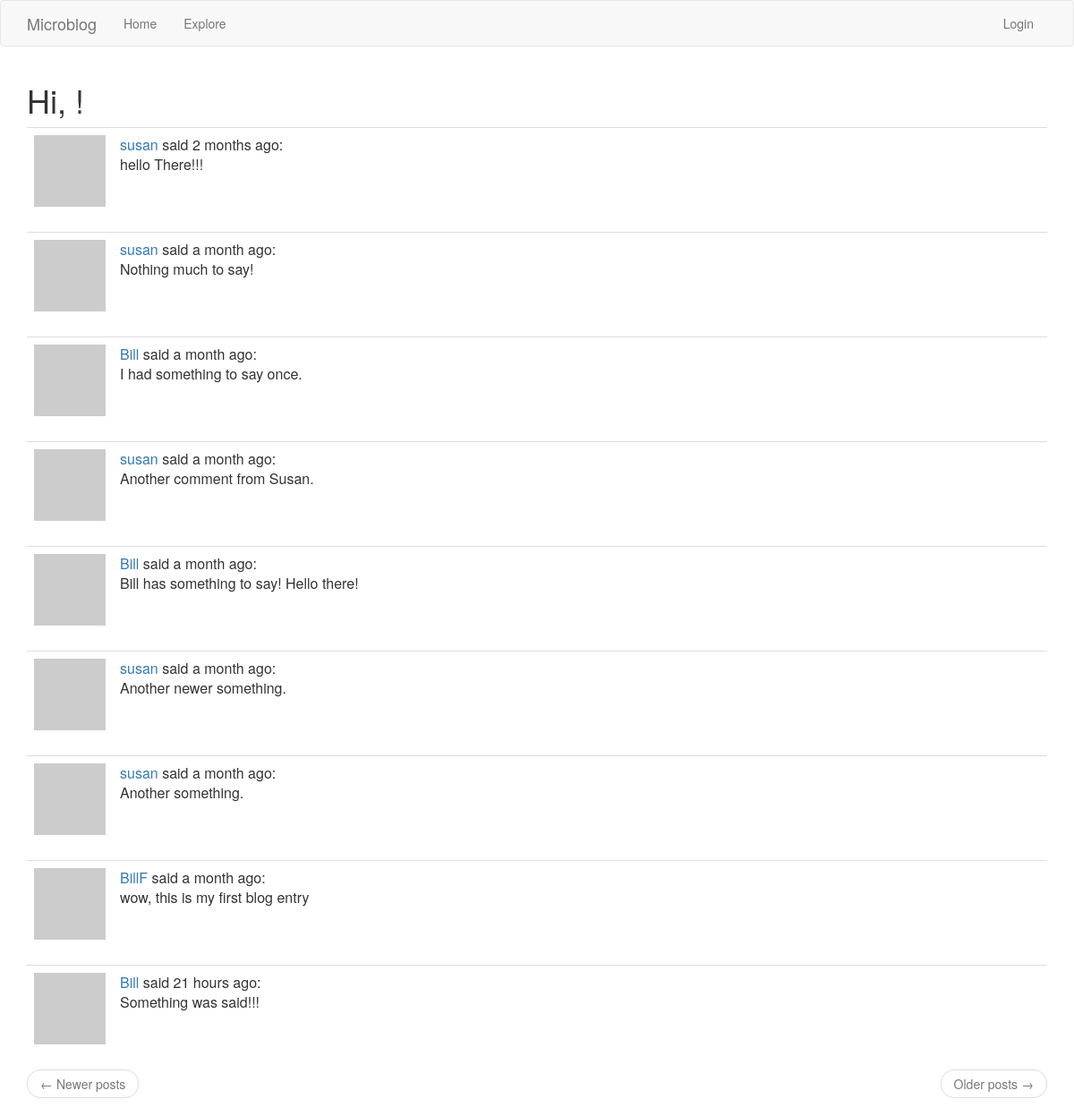
The app's page /debug with its own data.
### app/models.py (models this page shows, shortened)
class Post(db.Model):
    id = db.Column(db.Integer, primary_key=True)
    body = db.Column(db.String(140))
    timestamp = db.Column(db.DateTime, index=True, default=datetime.utcnow)
    user_id = db.Column(db.Integer, db.ForeignKey('user.id'))

class User(UserMixin, db.Model):
    id = db.Column(db.Integer, primary_key=True)
    username = db.Column(db.String(64), index=True, unique=True)
    email = db.Column(db.String(120), index=True, unique=True)
    password_hash = db.Column(db.String(128))
    posts = db.relationship('Post', backref='author', lazy='dynamic')
    about_me = db.Column(db.String(140))
    last_seen = db.Column(db.DateTime, default=datetime.utcnow)
    followed = db.relationship(
        'User', secondary=followers,
        primaryjoin=(followers.c.follower_id == id),
        secondaryjoin=(followers.c.followed_id == id),
        backref=db.backref('followers', lazy='dynamic'), lazy='dynamic')
    def avatar(self, size):
        digest = md5(self.email.lower().encode('utf-8')).hexdigest()
        return 'https://www.gravatar.com/avatar/{}?d=identicon&s={}'.format(
            digest, size)

### app/routes.py (the view)
@app.route('/debug')
def debug_it():
    posts = Post.query.all()
    return render_template('index.html', title='Explore', posts=posts)

### app/routes.py (called while the page is built)
@app.before_request
def before_request():
    if current_user.is_authenticated:
        current_user.last_seen = datetime.utcnow()
        db.session.commit()

### app/templates/index.html (shortened to what this page needs)
{% extends "base.html" %}
{% import 'bootstrap/wtf.html' as wtf %}
{% block app_content %}
    <h1>Hi, {{ current_user.username }}!</h1>
    {% for post in posts %}
        {% include '_post.html' %}
    {% endfor %}
    <nav aria-label="...">
        <ul class="pager">
            <li class="previous{% if not prev_url %} disabled{% endif %}">
                <a href="{{ prev_url or '#' }}">
                    <span aria-hidden="true">&larr;</span> Newer posts
                </a>
            </li>
            <li class="next{% if not next_url %} disabled{% endif %}">
                <a href="{{ next_url or '#' }}">
                    Older posts <span aria-hidden="true">&rarr;</span>
                </a>
            </li>
        </ul>
    </nav>
{% endblock %}

### app/templates/_post.html
    <table class="table table-hover">
        <tr>
            <td width="70px">
                <a href="{{ url_for('show_user', username=post.author.username) }}">
                    <img src="{{ post.author.avatar(70) }}" />
                </a>
            </td>
            <td>
                <a href="{{ url_for('show_user', username=post.author.username) }}">
                    {{ post.author.username }}
                </a>
                said {{ moment(post.timestamp).fromNow() }}:
                <br>
                {{ post.body }}
            </td>
        </tr>
    </table>

### records on screen
Post: author.username "susan", timestamp "2 months ago", body "hello There!!!"
Post: author.username "susan", timestamp "a month ago", body "Nothing much to say!"
Post: author.username "Bill", timestamp "a month ago", body "I had something to say once."
Post: author.username "susan", timestamp "a month ago", body "Another comment from Susan."
Post: author.username "Bill", timestamp "a month ago", body "Bill has something to say! Hello there!"
Post: author.username "susan", timestamp "a month ago", body "Another newer something."
Post: author.username "susan", timestamp "a month ago", body "Another something."
Post: author.username "BillF", timestamp "a month ago", body "wow, this is my first blog entry"
Post: author.username "Bill", timestamp "21 hours ago", body "Something was said!!!"
